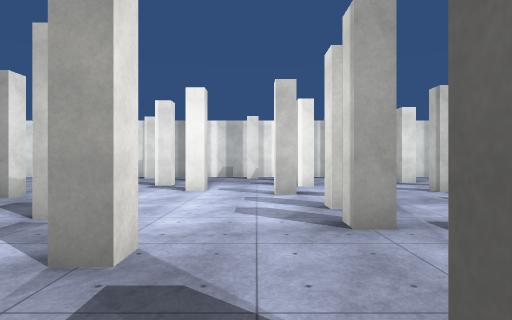
View 1 (above)

18 first-person views from a walk through a Unity game level. The camera is 1.5 m above the floor, looks level and sees 80° across. The floor is counted in squares, 2 m on a side. Each view is taken from the middle of a square. On the plan, view 1 faces up. The plan holds only what a view shows up to about 10 squares ahead; the rest is blank. The place goes on beyond the plan. The player is left out. Some animated figures are not drawn. Surface patterns are stand-ins for the level's own textures.

View 2
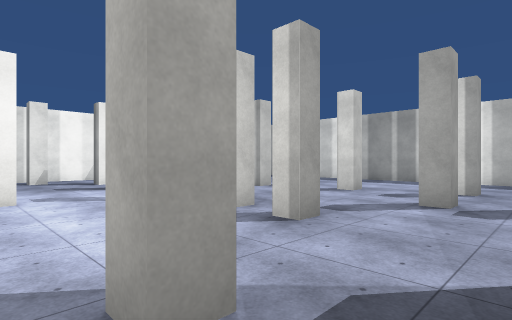

View 3
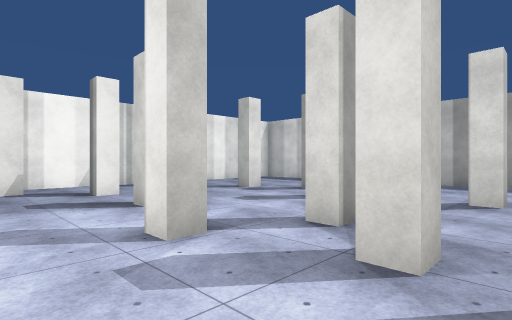

View 4
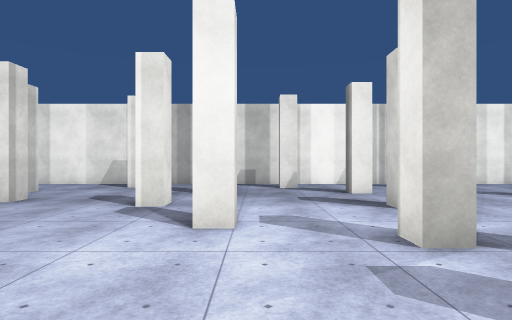

View 5
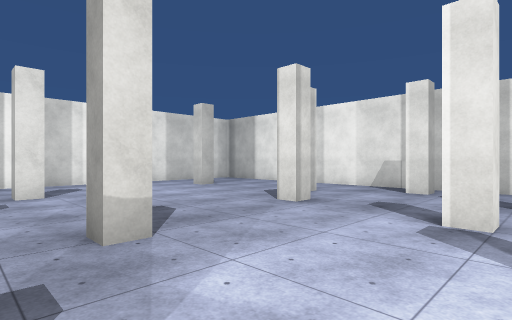

View 6
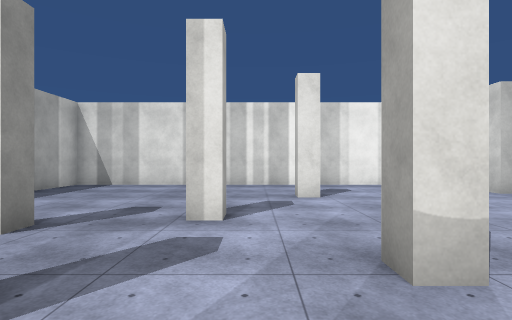

View 7
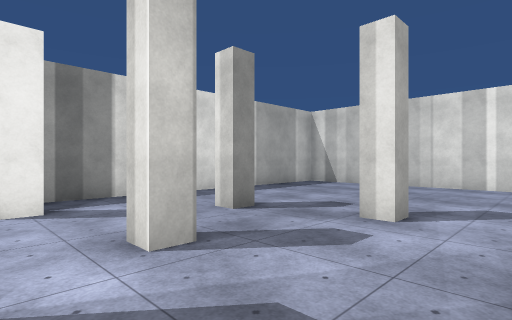

View 8
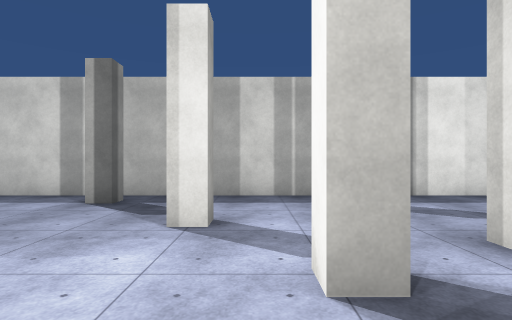

View 9
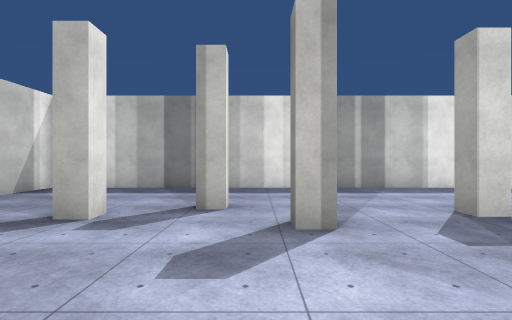

View 10
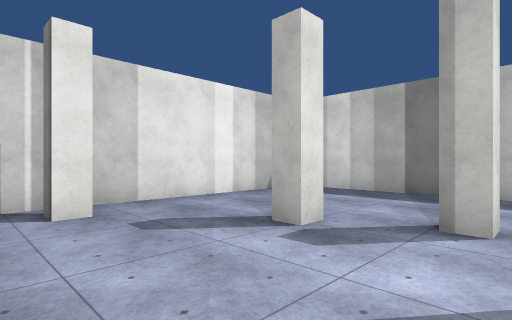

View 11
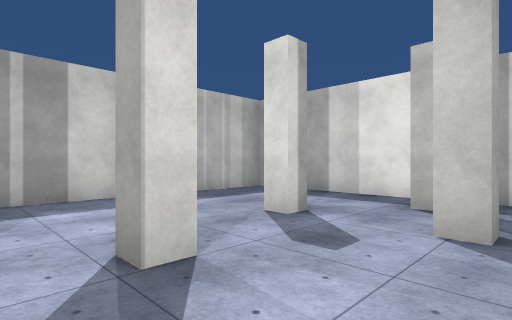

View 12
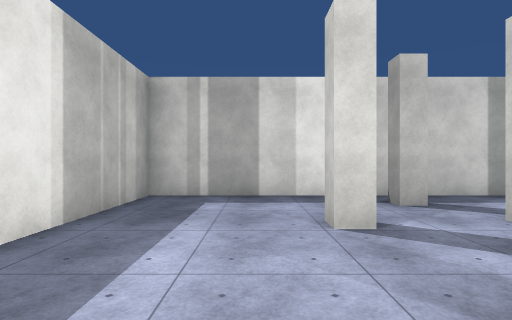

View 13
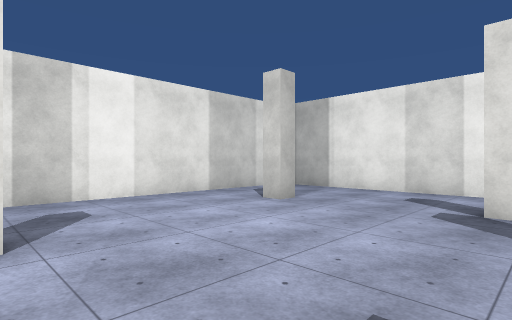

View 14
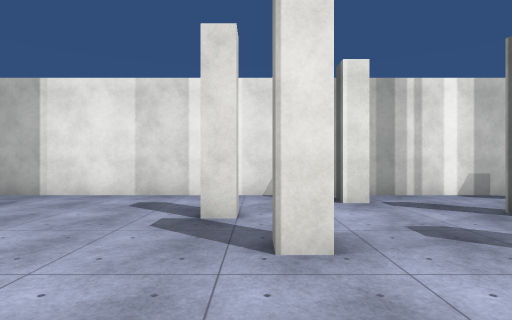

View 15
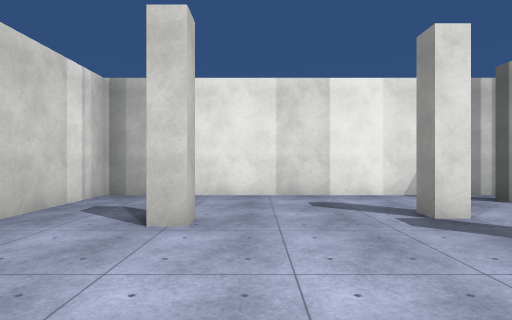

View 16
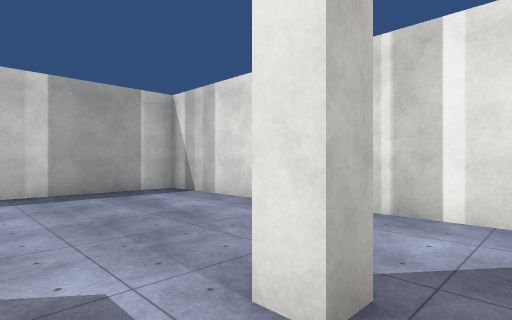

View 17
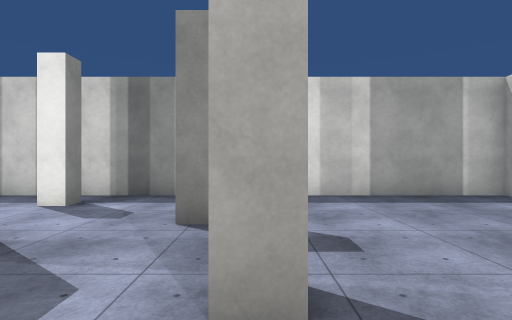

View 18
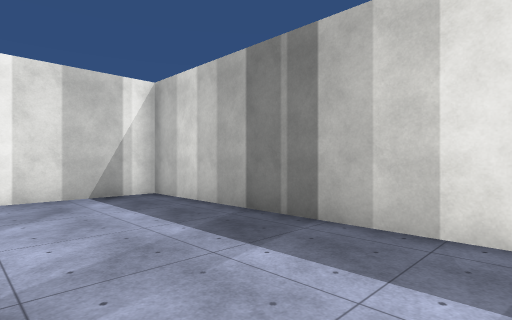

### Floor plan
Points are (right, up) in squares from view 1. A wall is a line through its corners. A room is listed if a view was taken in it or the views show most of it. See-through windows are left out.
Room 1 (views 1, 2, 10, 11, 12, 18)
walls: (4.8, 7.1) (4.3, 7.1) (4.3, 7.6) (4.8, 7.6); (2.5, 5.8) (2.1, 5.8); (5.5, 4.6) (5, 4.6) (5, 5.1) (5.5, 5.1); (1.6, 4.6) (1.1, 4.6); (6.1, 8.5) (5.6, 8.5) (5.6, 9); (5.6, 2.7) (6.1, 2.7) (6.1, 2.1) (5.6, 2.1) (5.6, 2.7); (5.4, 10.1) (4.8, 10.1) (4.8, 10.6); (-1, 2.4) (-1, 2.1) (-1.5, 2.1) (-1.5, 2.4) (-1, 2.4); (0.5, 0.2) (0.5, 0.8) (1, 0.8); (-4.1, 3.6) (-4.1, 3.1); (-3.4, -0.4) (9.3, -0.4) (9.3, 13.5) (0.6, 13.5)
ways out: opening at (-1.2, 5.6) to room 2
Room 2 (views 3, 4, 5, 6, 7, 8, 9, 13, 14, 15, 16, 17)
walls: (-4.8, 6.5) (-4.8, 5.9) (-5.4, 5.9); (-7.2, 4.6) (-6.8, 4.6) (-6.8, 4.1); (-5.4, 9.9) (-5.4, 9.4) (-5.9, 9.4); (-9.6, 6.3) (-9.1, 6.3) (-9.1, 5.9) (-9.6, 5.9); (-4.6, 3.6) (-4.1, 3.6); (-6.1, 10.9) (-6.7, 10.9) (-6.7, 11.4); (-2.9, 4.3) (-2.4, 4.3) (-2.4, 3.9); (-2.4, 9.5) (-2.4, 8.9) (-3, 8.9); (-6.6, 2.4) (-6.1, 2.4) (-6.1, 1.9); (-1.1, 7.3) (-1.8, 7.3); (-9.8, 10.9) (-9.8, 10.4) (-10.2, 10.4); (-3.9, 0.5) (-3.9, 1) (-3.4, 1); (1, 6.6) (0.5, 6.6) (0.5, 7.1); (1.1, 4.6) (1.1, 5.1); (1.8, 8.7) (1.1, 8.7) (1.1, 9.1); (0.1, 12.2) (-0.3, 12.2) (-0.3, 12.6); (2.1, 5.8) (2.1, 6.2); (1.6, 10.9) (1.1, 10.9) (1.1, 11.4); (0.6, 13.5) (-12.2, 13.5) (-12.2, -0.4) (-3.4, -0.4)
ways out: opening at (-1.2, 5.6) to room 1

Where each view was taken, in squares from view 1:
view 1: 0 up, 0 right, facing up
view 2: 1 up, 2 left, facing up-right
view 3: 4 up, 1 left, facing up-right
view 4: 4 up, 1 left, facing up
view 5: 5 up, 2 left, facing up-left
view 6: 5 up, 3 left, facing left
view 7: 6 up, 3 left, facing down-left
view 8: 6 up, 2 left, facing down
view 9: 8 up, 1 right, facing right
view 10: 8 up, 2 right, facing up-right
view 11: 6 up, 3 right, facing down-right
view 12: 6 up, 7 right, facing down
view 13: 6 up, 6 left, facing up-left
view 14: 7 up, 6 left, facing up
view 15: 7 up, 9 left, facing up
view 16: 7 up, 8 left, facing down-left
view 17: 6 up, 7 left, facing down
view 18: 7 up, 6 right, facing up-right
